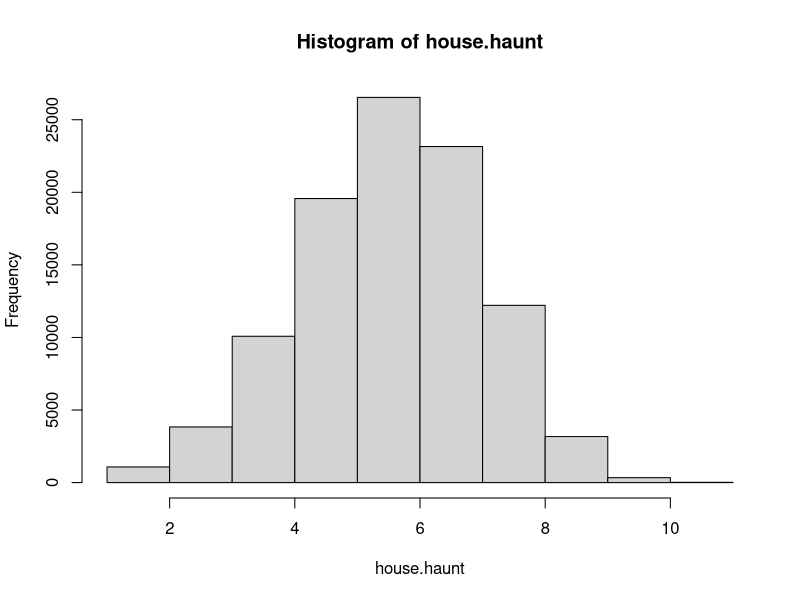
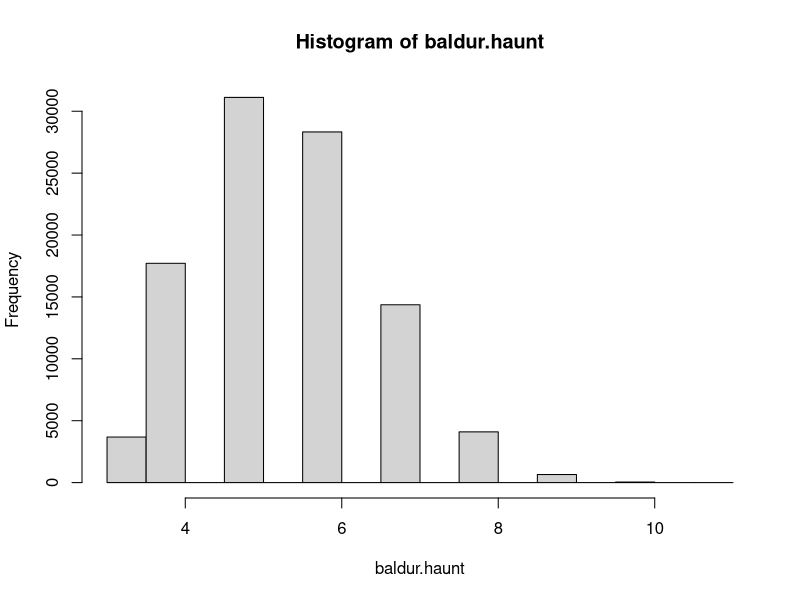

Write the R code that produced these figures, in order.
# Betrayal simulation

# House on the hill

sample(c(0,1,2),10,replace=T)

house <- function(){
  for(haunt in 1:12){
    roll <- sum(sample(c(0,1,2),6,replace=T))
    if (roll < haunt) {break}
  }
  return(haunt)
}

N=100000

house.haunt <- rep(0,N)
for (i in 1:N){
  house.haunt[i] <- house()
}
hist(house.haunt,breaks=12)
summary(house.haunt)

baldur <- function(){
  for(haunt in 1:12){
    roll <- sum(sample(c(0,1,2),haunt,replace=T))
    if (roll >=6) {break}
  }
  return(haunt)
}

baldur.haunt <- rep(0,N)
for (i in 1:N){
  baldur.haunt[i] <- baldur()
}
hist(baldur.haunt,breaks=12)
summary(baldur.haunt)
